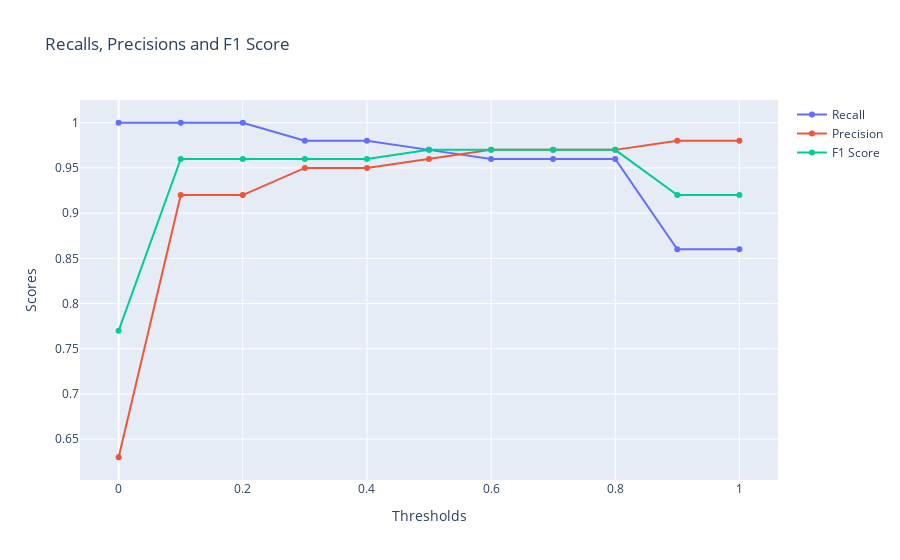

This figure's notebook cell:
### Code cell
# Import the graph_objects module from the Plotly library
import plotly.graph_objects as go

# Create a new figure for plotting
fig = go.Figure()

# Round the values in the df_confusion_metrix DataFrame to two decimal places
df_confusion_matrix_graph = df_confusion_matrix.round(2)

fig.add_trace(go.Scatter(x=df_confusion_matrix_graph['Thresholds'], y=df_confusion_matrix_graph['recall'], mode='lines+markers', name='Recall'))
fig.add_trace(go.Scatter(x=df_confusion_matrix_graph['Thresholds'], y=df_confusion_matrix_graph['precision'], mode='lines+markers', name='Precision'))
fig.add_trace(go.Scatter(x=df_confusion_matrix_graph['Thresholds'], y=df_confusion_matrix_graph['f1_score'], mode='lines+markers', name='F1 Score'))
fig.update_layout(title='Recalls, Precisions and F1 Score', xaxis_title='Thresholds', yaxis_title='Scores')

# Display the figure
fig.show()

### Figure 1 — Plotly figure (JSON) as saved in the notebook; plotly's stock layout.template omitted (floating-point values rounded to 4 significant figures)
{"data": [{"mode": "lines+markers", "name": "Recall", "type": "scatter", "x": [0, 0.1, 0.2, 0.3, 0.4, 0.5, 0.6, 0.7, 0.8, 0.9, 1], "y": [1, 1, 1, 0.98, 0.98, 0.97, 0.96, 0.96, 0.96, 0.86, 0.86]}, {"mode": "lines+markers", "name": "Precision", "type": "scatter", "x": [0, 0.1, 0.2, 0.3, 0.4, 0.5, 0.6, 0.7, 0.8, 0.9, 1], "y": [0.63, 0.92, 0.92, 0.95, 0.95, 0.96, 0.97, 0.97, 0.97, 0.98, 0.98]}, {"mode": "lines+markers", "name": "F1 Score", "type": "scatter", "x": [0, 0.1, 0.2, 0.3, 0.4, 0.5, 0.6, 0.7, 0.8, 0.9, 1], "y": [0.77, 0.96, 0.96, 0.96, 0.96, 0.97, 0.97, 0.97, 0.97, 0.92, 0.92]}], "layout": {"title": {"text": "Recalls, Precisions and F1 Score"}, "xaxis": {"title": {"text": "Thresholds"}}, "yaxis": {"title": {"text": "Scores"}}}}
